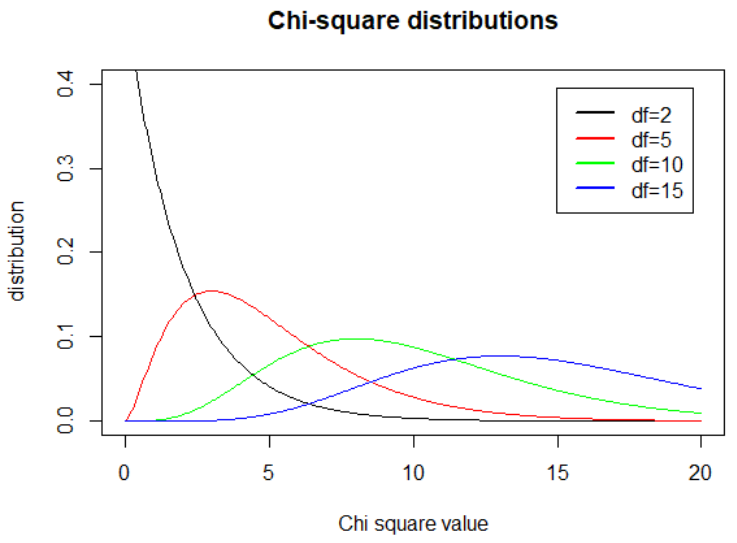

Here is the R script that generated this plot:
plot(x,dchisq(x,df=2),type="l",main = "Chi-square distributions", xlab="Chi square value", ylab="distribution",col="black",ylim = c(0,0.4))
lines(x,dchisq(x,df=5),col="red",type="l")
lines(x,dchisq(x,df=10),col="green",type="l")
lines(x,dchisq(x,df=15),col="blue",type="l")
legend("topright", inset=.05, c("df=2","df=5","df=10","df=15"), lwd=2, lty=1, col=c("black","red","green","blue"),cex = 1)
